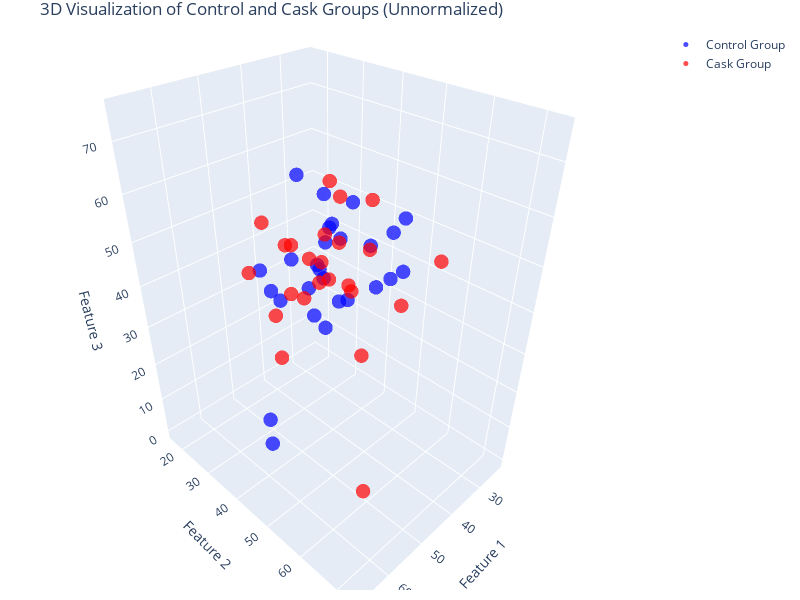

Here is the notebook cell this chart was saved with:
### Markdown cell above
#### 3D Visualization

### Code cell
import matplotlib.pyplot as plt
import plotly.graph_objects as go

# Create the figure
fig = go.Figure()

# Add control group points
fig.add_trace(go.Scatter3d(
    x=ctrl_data[:, 0],
    y=ctrl_data[:, 1],
    z=ctrl_data[:, 2],
    mode='markers',
    marker=dict(size=5, color='blue', opacity=0.7),
    name='Control Group'
))

# Add cask group points
fig.add_trace(go.Scatter3d(
    x=cask_data[:, 0],
    y=cask_data[:, 1],
    z=cask_data[:, 2],
    mode='markers',
    marker=dict(size=5, color='red', opacity=0.7),
    name='Cask Group'
))

# Customize layout
fig.update_layout(
    title="3D Visualization of Control and Cask Groups (Unnormalized)",
    scene=dict(
        xaxis=dict(title='Feature 1', backgroundcolor='rgba(211,211,211)'),
        yaxis=dict(title='Feature 2', backgroundcolor='rgba(211,211,211)'),
        zaxis=dict(title='Feature 3', backgroundcolor='rgba(211,211,211)')
    ),
    margin=dict(l=10, r=10, t=30, b=10),  # Reduce whitespace
    width=800,  # Adjust width of the plot
    height=600  # Adjust height of the plot
)

# Show the plot (interactive in Jupyter)
fig.show()

### Figure 1 — Plotly figure (JSON) as saved in the notebook; plotly's stock layout.template omitted (floating-point values rounded to 4 significant figures)
{"data": [{"marker": {"color": "blue", "opacity": 0.7, "size": 5}, "mode": "markers", "name": "Control Group", "type": "scatter3d", "x": [67.65, 39.51, 41.89, 46.15, 46.74, 56.36, 50, 54.17, 63.16, 58.06, 55.07, 65.85, 58.0, 44.26, 37.5, 47.95, 56.98, 55.26, 63.01, 56.06, 59, 45.45, 64.37, 65, 62.62, 54.62, 62.5], "y": [51.85, 49.15, 36.11, 45, 62.75, 54.41, 38.78, 63.41, 45.95, 50, 69.05, 54.05, 59.09, 48, 16.67, 43.59, 58.33, 53.19, 45.76, 50, 58.49, 50, 62.2, 63.01, 59.55, 66.67, 73], "z": [22.22, 51.28, 30, 56.0, 54.84, 60.87, 48.39, 55.56, 21.05, 71.43, 70, 54.17, 52.63, 40.91, 25, 48.39, 63.33, 42.86, 54.76, 50, 66.67, 62.5, 61.29, 75, 60.87, 66.67, 65.22]}, {"marker": {"color": "red", "opacity": 0.7, "size": 5}, "mode": "markers", "name": "Cask Group", "type": "scatter3d", "x": [56.25, 40, 23.08, 39.39, 53.57, 51.92, 41.67, 62.22, 63.89, 50, 25, 46.34, 31.82, 44.44, 39.29, 58.7, 54.17, 53.75, 51.35, 57.14, 58.82, 52.89, 59.46, 51.61], "y": [38.46, 41.67, 53.85, 57.14, 50, 50.94, 38.24, 63.16, 66.67, 58.82, 16.67, 55.17, 29.17, 53.33, 47.54, 51.65, 39.53, 42.67, 34.92, 47.06, 37.1, 51.69, 48.21, 55.77], "z": [58.33, 58.82, 42.86, 41.67, 50, 68.75, 44, 66.67, 61.9, 0, 28.57, 65, 42.86, 54.17, 24.14, 50, 27.59, 44.23, 34.15, 57.69, 48.57, 51.11, 59.09, 50]}], "layout": {"height": 600, "margin": {"b": 10, "l": 10, "r": 10, "t": 30}, "scene": {"xaxis": {"backgroundcolor": "rgba(211,211,211)", "title": {"text": "Feature 1"}}, "yaxis": {"backgroundcolor": "rgba(211,211,211)", "title": {"text": "Feature 2"}}, "zaxis": {"backgroundcolor": "rgba(211,211,211)", "title": {"text": "Feature 3"}}}, "title": {"text": "3D Visualization of Control and Cask Groups (Unnormalized)"}, "width": 800}}
